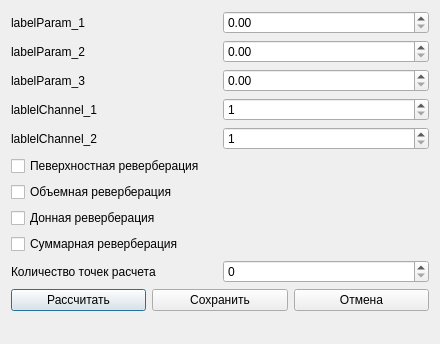
<?xml version="1.0" encoding="UTF-8"?>
<ui version="4.0">
 <class>ReverberationParameters</class>
 <widget class="QDialog" name="ReverberationParameters">
  <property name="geometry">
   <rect>
    <x>0</x>
    <y>0</y>
    <width>440</width>
    <height>344</height>
   </rect>
  </property>
  <property name="windowTitle">
   <string>Dialog</string>
  </property>
  <layout class="QGridLayout" name="gridLayout">
   <item row="4" column="0">
    <layout class="QHBoxLayout" name="horizontalLayout_6">
     <item>
      <widget class="QPushButton" name="pushButtonCompute">
       <property name="text">
        <string>Расcчитать</string>
       </property>
      </widget>
     </item>
     <item>
      <widget class="QPushButton" name="pushButtonSave">
       <property name="text">
        <string>Сохранить</string>
       </property>
      </widget>
     </item>
     <item>
      <widget class="QPushButton" name="pushButtonCancel">
       <property name="text">
        <string>Отмена</string>
       </property>
      </widget>
     </item>
    </layout>
   </item>
   <item row="1" column="0">
    <layout class="QVBoxLayout" name="verticalLayout_3">
     <item>
      <layout class="QHBoxLayout" name="horizontalLayout_4">
       <item>
        <widget class="QLabel" name="lablelChannel_1">
         <property name="text">
          <string>lablelChannel_1</string>
         </property>
        </widget>
       </item>
       <item>
        <widget class="QSpinBox" name="channel1Box">
         <property name="minimum">
          <number>1</number>
         </property>
         <property name="maximum">
          <number>30</number>
         </property>
        </widget>
       </item>
      </layout>
     </item>
     <item>
      <layout class="QHBoxLayout" name="horizontalLayout_5">
       <item>
        <widget class="QLabel" name="lablelChannel_2">
         <property name="text">
          <string>lablelChannel_2</string>
         </property>
        </widget>
       </item>
       <item>
        <widget class="QSpinBox" name="channel2Box">
         <property name="minimum">
          <number>1</number>
         </property>
         <property name="maximum">
          <number>30</number>
         </property>
        </widget>
       </item>
      </layout>
     </item>
    </layout>
   </item>
   <item row="0" column="0">
    <layout class="QVBoxLayout" name="verticalLayout_2">
     <item>
      <layout class="QHBoxLayout" name="horizontalLayout">
       <item>
        <widget class="QLabel" name="labelParam_1">
         <property name="text">
          <string>labelParam_1</string>
         </property>
        </widget>
       </item>
       <item>
        <widget class="QDoubleSpinBox" name="param1Box">
         <property name="maximum">
          <double>60000.000000000000000</double>
         </property>
        </widget>
       </item>
      </layout>
     </item>
     <item>
      <layout class="QHBoxLayout" name="horizontalLayout_2">
       <item>
        <widget class="QLabel" name="labelParam_2">
         <property name="text">
          <string>labelParam_2</string>
         </property>
        </widget>
       </item>
       <item>
        <widget class="QDoubleSpinBox" name="param2Box">
         <property name="maximum">
          <double>60000.000000000000000</double>
         </property>
        </widget>
       </item>
      </layout>
     </item>
     <item>
      <layout class="QHBoxLayout" name="horizontalLayout_3">
       <item>
        <widget class="QLabel" name="labelParam_3">
         <property name="text">
          <string>labelParam_3</string>
         </property>
        </widget>
       </item>
       <item>
        <widget class="QDoubleSpinBox" name="param3Box">
         <property name="maximum">
          <double>60000.000000000000000</double>
         </property>
        </widget>
       </item>
      </layout>
     </item>
    </layout>
   </item>
   <item row="3" column="0">
    <layout class="QHBoxLayout" name="horizontalLayout_7">
     <item>
      <widget class="QLabel" name="label">
       <property name="text">
        <string>Количество точек расчета</string>
       </property>
      </widget>
     </item>
     <item>
      <widget class="QSpinBox" name="numDotBox">
       <property name="maximum">
        <number>500</number>
       </property>
      </widget>
     </item>
    </layout>
   </item>
   <item row="2" column="0">
    <layout class="QVBoxLayout" name="verticalLayout">
     <item>
      <widget class="QCheckBox" name="surfCheckBox">
       <property name="text">
        <string>Певерхностная реверберация</string>
       </property>
      </widget>
     </item>
     <item>
      <widget class="QCheckBox" name="surroundCheckBox">
       <property name="text">
        <string>Объемная реверберация</string>
       </property>
      </widget>
     </item>
     <item>
      <widget class="QCheckBox" name="botCheckBox">
       <property name="text">
        <string>Донная реверберация</string>
       </property>
      </widget>
     </item>
     <item>
      <widget class="QCheckBox" name="sumCheckBox">
       <property name="text">
        <string>Суммарная реверберация</string>
       </property>
      </widget>
     </item>
    </layout>
   </item>
   <item row="5" column="0">
    <spacer name="verticalSpacer">
     <property name="orientation">
      <enum>Qt::Vertical</enum>
     </property>
     <property name="sizeHint" stdset="0">
      <size>
       <width>20</width>
       <height>40</height>
      </size>
     </property>
    </spacer>
   </item>
  </layout>
 </widget>
 <resources/>
 <connections/>
</ui>
